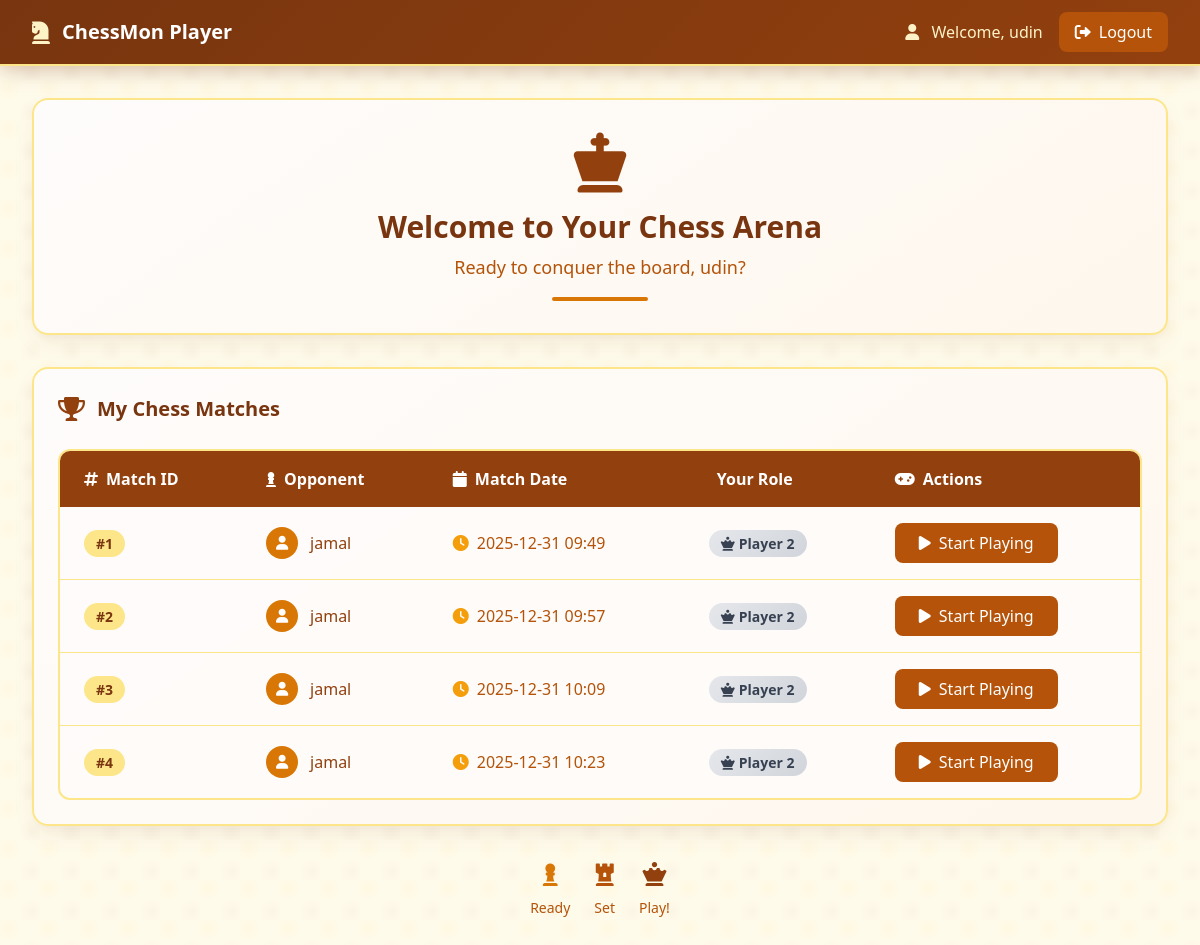
/player (signed in), run on an earlier commit of the app's database.
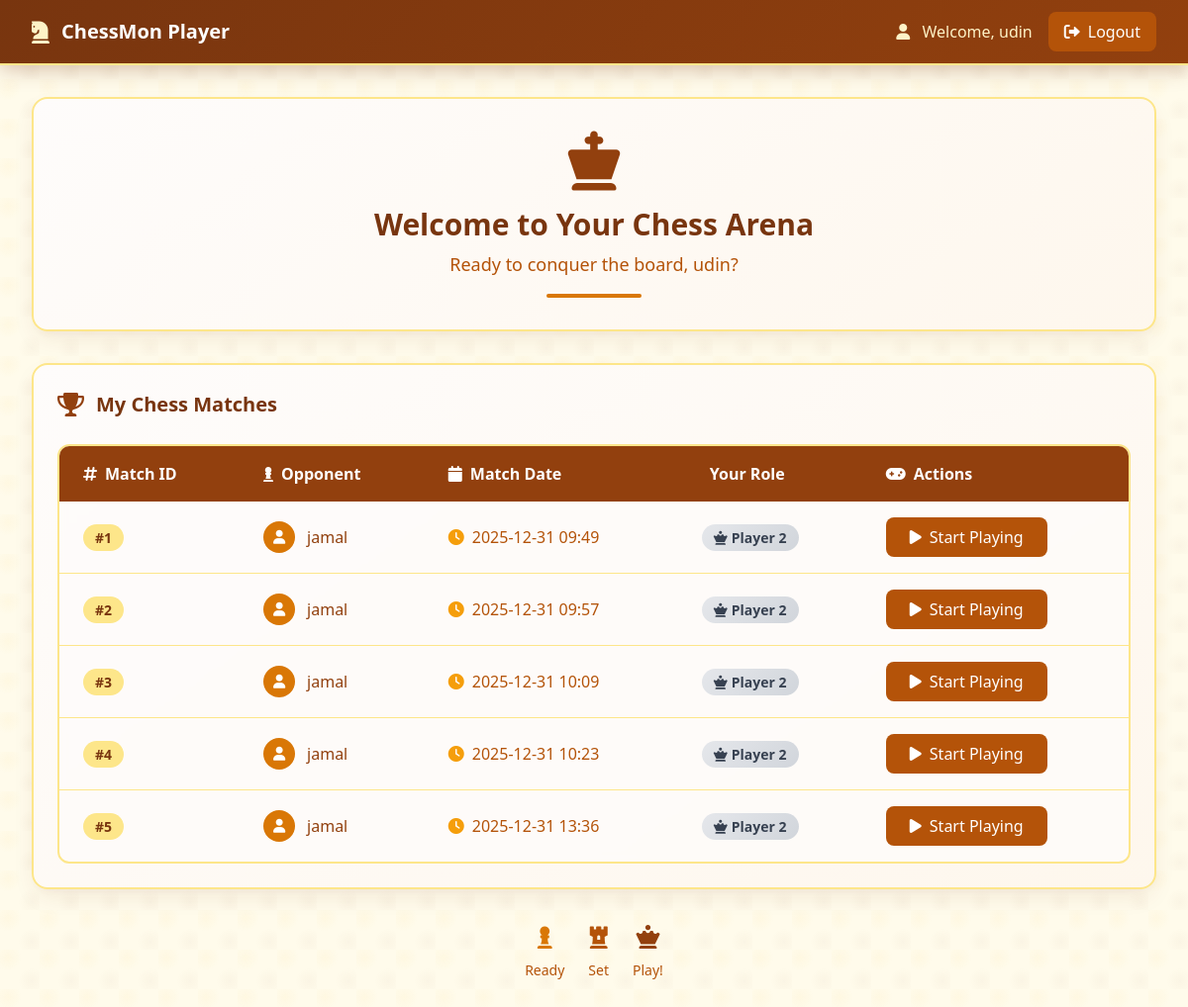
And on a later commit of the database.
### models.py (models this page shows, shortened)
class Match(db.Model):
    id = db.Column(db.Integer, primary_key=True)
    player1_id = db.Column(db.Integer, db.ForeignKey('user.id'), nullable=False)
    player2_id = db.Column(db.Integer, db.ForeignKey('user.id'), nullable=False)
    date_created = db.Column(db.DateTime, default=datetime.now)
    status = db.Column(db.String(20), default='waiting')  # waiting, active, paused, finished
    time_control = db.Column(db.String(20), default='rapid')  # rapid, blitz, bullet, custom
    initial_time = db.Column(db.Integer, default=600)  # dalam detik
    increment = db.Column(db.Integer, default=10)  # increment per move dalam detik
    player1 = db.relationship('User', foreign_keys=[player1_id])
    player2 = db.relationship('User', foreign_keys=[player2_id])
    TIME_CONTROLS = {
        'bullet': {'initial': 60, 'increment': 1, 'display': '1+1'},       # 1 menit + 1 detik
        'blitz': {'initial': 300, 'increment': 3, 'display': '5+3'},      # 5 menit + 3 detik
        'rapid': {'initial': 600, 'increment': 10, 'display': '10+10'},   # 10 menit + 10 detik
        'classical': {'initial': 1800, 'increment': 30, 'display': '30+30'} # 30 menit + 30 detik
    }

class User(db.Model, UserMixin):
    id = db.Column(db.Integer, primary_key=True)
    username = db.Column(db.String(50), unique=True, nullable=False)
    password_hash = db.Column(db.String(128), nullable=False)
    role = db.Column(db.String(10), nullable=False)  # 'admin' atau 'player'

### routes.py (the view)
    @app.route('/player')
    @login_required
    def player_dashboard():
        if current_user.role != 'player':
            return redirect(url_for('admin_dashboard'))
        matches = Match.query.filter(
            (Match.player1_id == current_user.id) |
            (Match.player2_id == current_user.id)
        ).all()
        return render_template('dashboard_player.html', matches=matches)

### templates/dashboard_player.html (shortened to what the changed rows need)
<!DOCTYPE html>
<html lang="en">
<head>
    <script src="https://cdn.tailwindcss.com"></script>
    <link href="https://cdnjs.cloudflare.com/ajax/libs/font-awesome/6.0.0/css/all.min.css" rel="stylesheet">
</head>
<body class="min-h-screen bg-amber-50 chess-board-pattern pattern-overlay">
    <nav class="navbar-elegant border-b-2 border-amber-200">
        <div class="max-w-7xl mx-auto px-4 sm:px-6 lg:px-8">
            <div class="flex justify-between items-center h-16">
                <div class="flex items-center">
                    <h1 class="text-xl font-bold text-white">ChessMon Player</h1>
                </div>
            </div>
        </div>
    </nav>
    <div class="max-w-7xl mx-auto px-4 sm:px-6 lg:px-8 py-8">
        <div class="card-elegant rounded-2xl p-8 border-2 border-amber-200 mb-8">
            <div class="text-center">
                <h1 class="text-3xl font-bold text-amber-900 mb-2">Welcome to Your Chess Arena</h1>
            </div>
        </div>
        <div class="card-elegant rounded-2xl p-6 border-2 border-amber-200">
            <div class="flex items-center mb-6">
                <h2 class="text-xl font-bold text-amber-900">My Chess Matches</h2>
            </div>
            <div class="overflow-x-auto">
                <div class="table-elegant rounded-xl border-2 border-amber-200 overflow-hidden">
                    <table class="w-full">
                        <thead class="bg-amber-800 text-white">
                            <tr>
                                <th class="px-6 py-4 text-left font-bold">
                                    <i class="fas fa-hashtag mr-2"></i>Match ID
                                </th>
                                <th class="px-6 py-4 text-left font-bold">
                                    <i class="fas fa-chess-pawn mr-2"></i>Opponent
                                </th>
                                <th class="px-6 py-4 text-left font-bold">
                                    <i class="fas fa-calendar mr-2"></i>Match Date
                                </th>
                                <th class="px-6 py-4 text-left font-bold">
                                    Your Role
                                </th>
                                <th class="px-6 py-4 text-left font-bold">
                                    <i class="fas fa-gamepad mr-2"></i>Actions
                                </th>
                            </tr>
                        </thead>
                        <tbody class="divide-y divide-amber-200">
                            {% for match in matches %}
                            <tr class="hover:bg-amber-100 transition-colors duration-200">
                                <td class="px-6 py-4 font-semibold text-amber-900">
                                    <span class="bg-amber-200 px-3 py-1 rounded-full text-sm">#{{ match.id }}</span>
                                </td>
                                <td class="px-6 py-4 text-amber-800 font-medium">
                                    <div class="flex items-center">
                                        <div class="w-8 h-8 bg-amber-600 rounded-full flex items-center justify-center mr-3">
                                            <i class="fas fa-user text-white text-sm"></i>
                                        </div>
                                        <span>
                                            {% if match.player1_id == current_user.id %}
                                                {{ match.player2.username }}
                                            {% else %}
                                                {{ match.player1.username }}
                                            {% endif %}
                                        </span>
                                    </div>
                                </td>
                                <td class="px-6 py-4 text-amber-700 font-medium">
                                    <div class="flex items-center">
                                        <i class="fas fa-clock mr-2 text-amber-500"></i>
                                        {{ match.date_created.strftime('%Y-%m-%d %H:%M') }}
                                    </div>
                                </td>
                                <td class="px-6 py-4">
                                    {% if match.player1_id == current_user.id %}
                                        <span class="player-badge px-3 py-1 rounded-full text-sm">
                                            <i class="fas fa-chess-king mr-1"></i>Player 1
                                        </span>
                                    {% else %}
                                        <span class="opponent-badge px-3 py-1 rounded-full text-sm">
                                            <i class="fas fa-chess-queen mr-1"></i>Player 2
                                        </span>
                                    {% endif %}
                                </td>
                                <td class="px-6 py-4">
                                    <a href="{{ url_for('match_detail', match_id=match.id) }}" class="bg-amber-700 hover:bg-amber-800 text-white px-6 py-2 rounded-lg transition-all duration-200 font-medium btn-elegant inline-flex items-center">
                                        <i class="fas fa-play mr-2"></i>Start Playing
                                    </a>
                                </td>
                            </tr>
                            {% endfor %}
                        </tbody>
                    </table>
                </div>
            </div>
        </div>
    </div>
</body>
</html>

What changed in the data, as far as the page shows it:
added Match: id "5", player1.username "jamal", date_created "2025-12-31 13:36", shows "Player 2"
